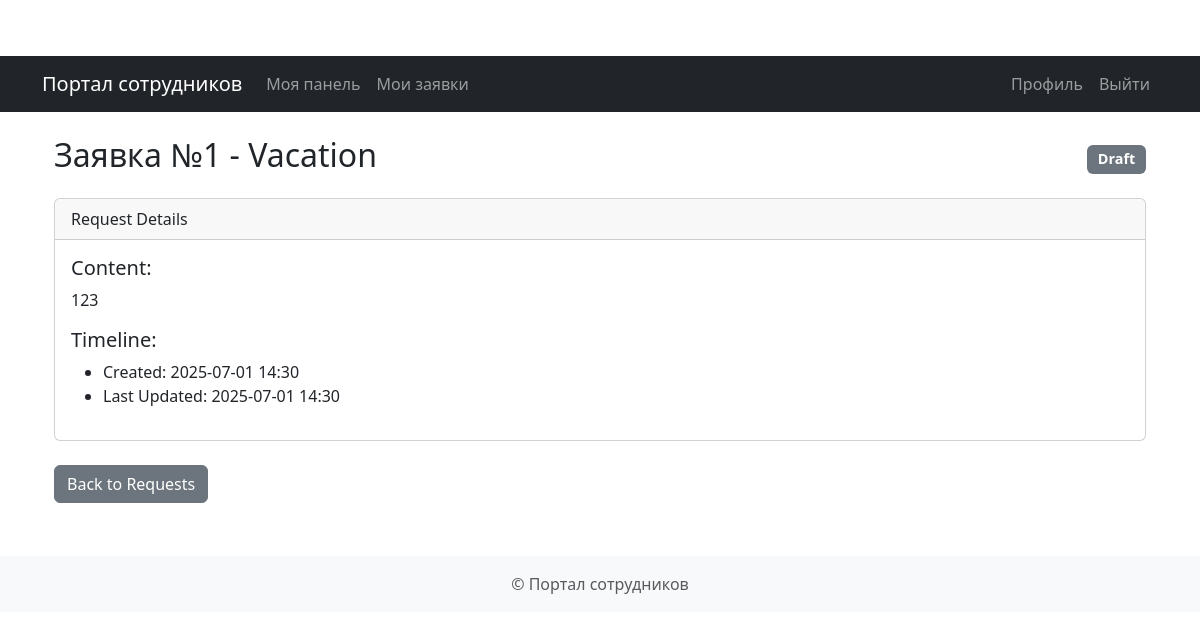
The page /employee/requests/1 (signed in) on the database its author committed.
### app/models.py (models this page shows)
class Request(Base):
    __tablename__ = "requests"
    id = Column(Integer, primary_key=True, index=True)
    type = Column(SQLEnum(RequestType))
    status = Column(SQLEnum(RequestStatus), default=RequestStatus.DRAFT)
    created_at = Column(DateTime, default=datetime.utcnow)
    updated_at = Column(DateTime, default=datetime.utcnow, onupdate=datetime.utcnow)
    content = Column(Text)
    documents = Column(Text, nullable=True)
    manager_comment = Column(Text, nullable=True)
    hr_comment = Column(Text, nullable=True)
    owner_id = Column(Integer, ForeignKey("users.id"))
    manager_id = Column(Integer, ForeignKey("users.id"))
    hr_officer_id = Column(Integer, ForeignKey("users.id"), nullable=True)
    owner = relationship("User", foreign_keys=[owner_id], back_populates="requests")
    manager = relationship("User", foreign_keys=[manager_id], back_populates="managed_requests")
    hr_officer = relationship("User", foreign_keys=[hr_officer_id], back_populates="hr_requests")

### app/routes/employee.py (the view)
@router.get("/requests/{request_id}", response_class=HTMLResponse)
async def request_detail(
        request: StarletteRequest,
        request_id: int,
        current_user: User = Depends(get_current_user),
        db: Session = Depends(get_db)
):
    request_obj = db.query(Request).filter(
        Request.id == request_id,
        Request.owner_id == current_user.id
    ).first()
    if not request_obj:
        raise HTTPException(status_code=404, detail="Request not found")
    return render_template(
        request,
        "employee/request_detail.html",
        {
            "user": current_user,
            "req": request_obj,
            "RequestStatus": RequestStatus
        }
    )

### app/templates/employee/request_detail.html (shortened to what this page needs)
{% extends "base.html" %}
{% block content %}
<div class="container mt-4">
    <div class="d-flex justify-content-between align-items-center mb-3">
        <h2>Заявка №{{ req.id }} - {{ req.type|title }}</h2>
        <span class="badge bg-{% if req.status == 'draft' %}secondary
                             {% elif req.status == 'pending' %}warning
                             {% elif req.status == 'approved' %}success
                             {% elif req.status == 'rejected' %}danger
                             {% elif req.status == 'completed' %}info{% endif %}">
            {{ req.status|title }}
        </span>
    </div>
    <div class="card mb-4">
        <div class="card-header">
            Request Details
        </div>
        <div class="card-body">
            <div class="mb-3">
                <h5>Content:</h5>
                <p>{{ req.content }}</p>
            </div>
            <div class="mb-3">
                <h5>Timeline:</h5>
                <ul>
                    <li>Created: {{ req.created_at.strftime('%Y-%m-%d %H:%M') }}</li>
                    <li>Last Updated: {{ req.updated_at.strftime('%Y-%m-%d %H:%M') }}</li>
                </ul>
            </div>
        </div>
    </div>
    <a href="/employee/requests" class="btn btn-secondary">Back to Requests</a>
</div>
{% endblock %}

### app/static/css/styles.css (style rules this page uses)
body { padding-top: 56px; }
.card { margin-bottom: 20px; }
.badge { font-size: 0.9em; padding: 0.5em 0.75em; }
.btn { margin-right: 5px; margin-bottom: 5px; }

### rows shown on the page
Request: id "1", type "Vacation", status "Draft", content "123", created_at "2025-07-01 14:30", updated_at "2025-07-01 14:30"
